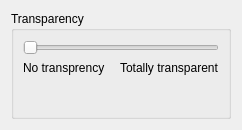
           <widget class="QWidget" name="tab">
            <attribute name="title">
             <string>Transparency</string>
            </attribute>
            <layout class="QVBoxLayout" name="verticalLayout_6">
             <item>
              <widget class="QGroupBox" name="groupBox_7">
               <property name="title">
                <string>Transparency</string>
               </property>
               <layout class="QVBoxLayout" name="verticalLayout_9">
                <item>
                 <widget class="QSlider" name="transparencySlider">
                  <property name="enabled">
                   <bool>false</bool>
                  </property>
                  <property name="sizePolicy">
                   <sizepolicy hsizetype="MinimumExpanding" vsizetype="Fixed">
                    <horstretch>0</horstretch>
                    <verstretch>0</verstretch>
                   </sizepolicy>
                  </property>
                  <property name="maximum">
                   <number>100</number>
                  </property>
                  <property name="value">
                   <number>0</number>
                  </property>
                  <property name="sliderPosition">
                   <number>0</number>
                  </property>
                  <property name="orientation">
                   <enum>Qt::Horizontal</enum>
                  </property>
                 </widget>
                </item>
                <item>
                 <layout class="QHBoxLayout" name="horizontalLayout_15">
                  <item>
                   <widget class="QLabel" name="label">
                    <property name="text">
                     <string>No transprency</string>
                    </property>
                   </widget>
                  </item>
                  <item>
                   <widget class="QLabel" name="label_2">
                    <property name="sizePolicy">
                     <sizepolicy hsizetype="Fixed" vsizetype="Preferred">
                      <horstretch>0</horstretch>
                      <verstretch>0</verstretch>
                     </sizepolicy>
                    </property>
                    <property name="text">
                     <string>Totally transparent</string>
                    </property>
                   </widget>
                  </item>
                 </layout>
                </item>
                <item>
                 <layout class="QHBoxLayout" name="horizontalLayout_7">
                  <item>
                   <spacer name="horizontalSpacer_8">
                    <property name="orientation">
                     <enum>Qt::Horizontal</enum>
                    </property>
                    <property name="sizeHint" stdset="0">
                     <size>
                      <width>149</width>
                      <height>26</height>
                     </size>
                    </property>
                   </spacer>
                  </item>
                  <item>
                   <widget class="QLabel" name="transparencyLevel">
                    <property name="sizePolicy">
                     <sizepolicy hsizetype="Minimum" vsizetype="Maximum">
                      <horstretch>0</horstretch>
                      <verstretch>0</verstretch>
                     </sizepolicy>
                    </property>
                    <property name="minimumSize">
                     <size>
                      <width>0</width>
                      <height>0</height>
                     </size>
                    </property>
                    <property name="text">
                     <string/>
                    </property>
                   </widget>
                  </item>
                  <item>
                   <spacer name="horizontalSpacer_9">
                    <property name="orientation">
                     <enum>Qt::Horizontal</enum>
                    </property>
                    <property name="sizeHint" stdset="0">
                     <size>
                      <width>40</width>
                      <height>20</height>
                     </size>
                    </property>
                   </spacer>
                  </item>
                 </layout>
                </item>
                <item>
                 <spacer name="verticalSpacer_6">
                  <property name="orientation">
                   <enum>Qt::Vertical</enum>
                  </property>
                  <property name="sizeHint" stdset="0">
                   <size>
                    <width>0</width>
                    <height>0</height>
                   </size>
                  </property>
                 </spacer>
                </item>
               </layout>
              </widget>
             </item>
            </layout>
           </widget>
